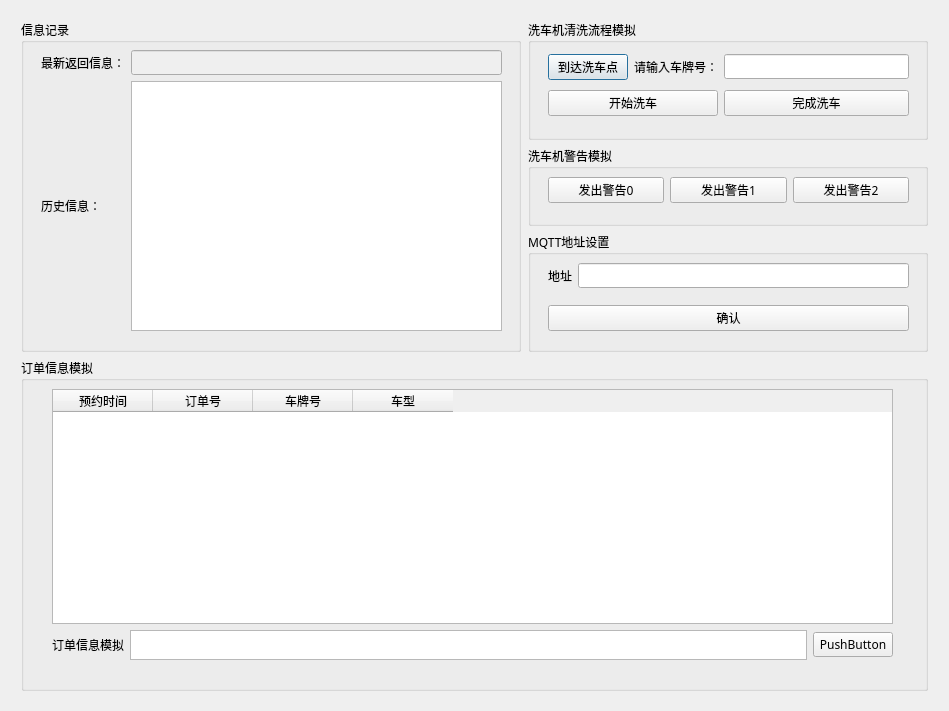
<?xml version="1.0" encoding="UTF-8"?>
<ui version="4.0">
 <class>DialogMainWindow</class>
 <widget class="QDialog" name="DialogMainWindow">
  <property name="geometry">
   <rect>
    <x>0</x>
    <y>0</y>
    <width>949</width>
    <height>711</height>
   </rect>
  </property>
  <property name="font">
   <font>
    <family>黑体</family>
   </font>
  </property>
  <property name="windowTitle">
   <string>Dialog</string>
  </property>
  <widget class="QWidget" name="layoutWidget">
   <property name="geometry">
    <rect>
     <x>20</x>
     <y>20</y>
     <width>911</width>
     <height>671</height>
    </rect>
   </property>
   <layout class="QGridLayout" name="gridLayoutMain">
    <item row="0" column="0" rowspan="3">
     <widget class="QGroupBox" name="groupBoxMessageSave">
      <property name="maximumSize">
       <size>
        <width>500</width>
        <height>16777215</height>
       </size>
      </property>
      <property name="title">
       <string>信息记录</string>
      </property>
      <widget class="QWidget" name="layoutWidget">
       <property name="geometry">
        <rect>
         <x>20</x>
         <y>30</y>
         <width>461</width>
         <height>281</height>
        </rect>
       </property>
       <layout class="QGridLayout" name="gridLayoutMessageSave">
        <item row="0" column="0">
         <widget class="QLabel" name="label_2">
          <property name="text">
           <string>最新返回信息：</string>
          </property>
         </widget>
        </item>
        <item row="0" column="1">
         <widget class="QLineEdit" name="lineEditNewestReturnMessage">
          <property name="enabled">
           <bool>false</bool>
          </property>
         </widget>
        </item>
        <item row="1" column="0">
         <widget class="QLabel" name="label_3">
          <property name="text">
           <string>历史信息：</string>
          </property>
         </widget>
        </item>
        <item row="1" column="1">
         <widget class="QListWidget" name="listWidgetHistoryReturnMessage">
          <property name="enabled">
           <bool>true</bool>
          </property>
         </widget>
        </item>
       </layout>
      </widget>
     </widget>
    </item>
    <item row="0" column="1">
     <widget class="QGroupBox" name="groupBoxWash">
      <property name="maximumSize">
       <size>
        <width>400</width>
        <height>120</height>
       </size>
      </property>
      <property name="title">
       <string>洗车机清洗流程模拟</string>
      </property>
      <widget class="QWidget" name="layoutWidget">
       <property name="geometry">
        <rect>
         <x>20</x>
         <y>30</y>
         <width>361</width>
         <height>71</height>
        </rect>
       </property>
       <layout class="QGridLayout" name="gridLayoutWsah">
        <item row="0" column="0">
         <widget class="QPushButton" name="pushButtonRichLocation">
          <property name="text">
           <string>到达洗车点</string>
          </property>
         </widget>
        </item>
        <item row="0" column="1">
         <widget class="QLabel" name="label">
          <property name="text">
           <string>请输入车牌号：</string>
          </property>
         </widget>
        </item>
        <item row="0" column="2">
         <widget class="QLineEdit" name="lineEditCarNumber"/>
        </item>
        <item row="1" column="2">
         <widget class="QPushButton" name="pushButtonFinshWashCar">
          <property name="text">
           <string>完成洗车</string>
          </property>
         </widget>
        </item>
        <item row="1" column="0" colspan="2">
         <widget class="QPushButton" name="pushButtonStarWashCar">
          <property name="text">
           <string>开始洗车</string>
          </property>
         </widget>
        </item>
       </layout>
      </widget>
     </widget>
    </item>
    <item row="1" column="1">
     <widget class="QGroupBox" name="groupBoxWarning">
      <property name="maximumSize">
       <size>
        <width>16777215</width>
        <height>80</height>
       </size>
      </property>
      <property name="title">
       <string>洗车机警告模拟</string>
      </property>
      <widget class="QWidget" name="layoutWidget">
       <property name="geometry">
        <rect>
         <x>20</x>
         <y>24</y>
         <width>361</width>
         <height>41</height>
        </rect>
       </property>
       <layout class="QGridLayout" name="gridLayoutWarning">
        <item row="0" column="2">
         <widget class="QPushButton" name="pushButtonWarning2">
          <property name="text">
           <string>发出警告2</string>
          </property>
         </widget>
        </item>
        <item row="0" column="0">
         <widget class="QPushButton" name="pushButtonWarning0">
          <property name="text">
           <string>发出警告0</string>
          </property>
         </widget>
        </item>
        <item row="0" column="1">
         <widget class="QPushButton" name="pushButtonWarning1">
          <property name="text">
           <string>发出警告1</string>
          </property>
         </widget>
        </item>
       </layout>
      </widget>
     </widget>
    </item>
    <item row="3" column="0" colspan="2">
     <widget class="QGroupBox" name="groupBoxMessage">
      <property name="title">
       <string>订单信息模拟</string>
      </property>
      <widget class="QWidget" name="">
       <property name="geometry">
        <rect>
         <x>31</x>
         <y>31</y>
         <width>841</width>
         <height>271</height>
        </rect>
       </property>
       <layout class="QGridLayout" name="gridLayout">
        <item row="0" column="0" colspan="3">
         <widget class="QTableWidget" name="tableWidgetMessage">
          <property name="enabled">
           <bool>true</bool>
          </property>
          <property name="sizePolicy">
           <sizepolicy hsizetype="Expanding" vsizetype="Expanding">
            <horstretch>0</horstretch>
            <verstretch>0</verstretch>
           </sizepolicy>
          </property>
          <property name="minimumSize">
           <size>
            <width>0</width>
            <height>200</height>
           </size>
          </property>
          <property name="maximumSize">
           <size>
            <width>16777215</width>
            <height>250</height>
           </size>
          </property>
          <property name="contextMenuPolicy">
           <enum>Qt::DefaultContextMenu</enum>
          </property>
          <property name="layoutDirection">
           <enum>Qt::LeftToRight</enum>
          </property>
          <property name="inputMethodHints">
           <set>Qt::ImhDigitsOnly</set>
          </property>
          <property name="frameShape">
           <enum>QFrame::StyledPanel</enum>
          </property>
          <property name="lineWidth">
           <number>0</number>
          </property>
          <property name="midLineWidth">
           <number>0</number>
          </property>
          <attribute name="horizontalHeaderVisible">
           <bool>true</bool>
          </attribute>
          <attribute name="horizontalHeaderCascadingSectionResizes">
           <bool>false</bool>
          </attribute>
          <column>
           <property name="text">
            <string>预约时间</string>
           </property>
          </column>
          <column>
           <property name="text">
            <string>订单号</string>
           </property>
          </column>
          <column>
           <property name="text">
            <string>车牌号</string>
           </property>
          </column>
          <column>
           <property name="text">
            <string>车型</string>
           </property>
          </column>
         </widget>
        </item>
        <item row="1" column="0">
         <widget class="QLabel" name="label_4">
          <property name="text">
           <string>订单信息模拟</string>
          </property>
         </widget>
        </item>
        <item row="1" column="1">
         <widget class="QTextEdit" name="textEditMessage">
          <property name="maximumSize">
           <size>
            <width>16777215</width>
            <height>30</height>
           </size>
          </property>
         </widget>
        </item>
        <item row="1" column="2">
         <widget class="QPushButton" name="pushButtonDeliverOrderMessage">
          <property name="text">
           <string>PushButton</string>
          </property>
         </widget>
        </item>
       </layout>
      </widget>
     </widget>
    </item>
    <item row="2" column="1">
     <widget class="QGroupBox" name="groupBoxMQTTSetting">
      <property name="maximumSize">
       <size>
        <width>16777215</width>
        <height>120</height>
       </size>
      </property>
      <property name="title">
       <string>MQTT地址设置</string>
      </property>
      <widget class="QWidget" name="layoutWidget">
       <property name="geometry">
        <rect>
         <x>20</x>
         <y>20</y>
         <width>361</width>
         <height>91</height>
        </rect>
       </property>
       <layout class="QGridLayout" name="gridLayoutMQTTSetting">
        <item row="0" column="0">
         <widget class="QLabel" name="label_5">
          <property name="text">
           <string>地址</string>
          </property>
         </widget>
        </item>
        <item row="0" column="1">
         <widget class="QLineEdit" name="lineEditMQTTAddress"/>
        </item>
        <item row="1" column="0" colspan="2">
         <widget class="QPushButton" name="pushButtonMQTTAdressConfirm">
          <property name="text">
           <string>确认</string>
          </property>
         </widget>
        </item>
       </layout>
      </widget>
     </widget>
    </item>
   </layout>
  </widget>
 </widget>
 <resources/>
 <connections/>
</ui>
